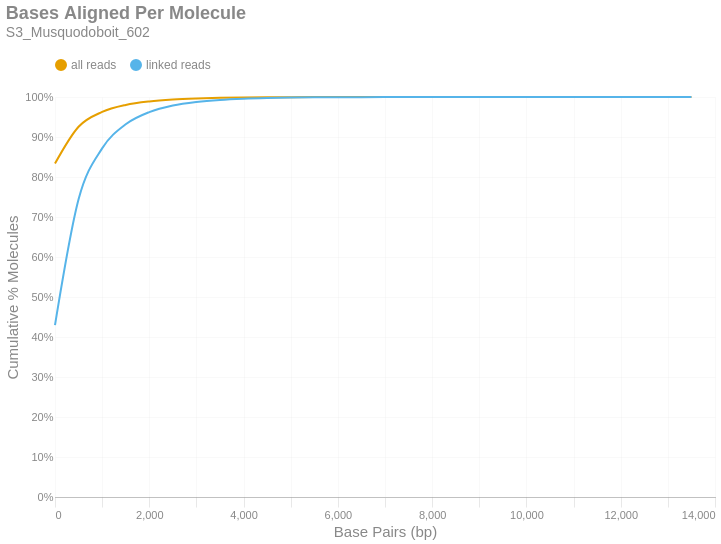

The notebook cell this image was saved under:
### Markdown cell above
### Bases Aligned Per Molecule
This is a cumulative frequency distribution showing the number of base pairs aligned per unique molecule. These data are shown in 500 bp bins. There are two distributions: one with `all reads` (yellow) and another with only `linked reads` (blue). The percent of molecules in the `linked reads` distribution is relative to the total number of linked molecules.

### Code cell
if SKIPLR:
    print_html(f"Skipped")
else:
    binned_df = consolidated_hist(valids['aligned_bp'], mask, 500, True)
    with SafeRender(binned_df):
        (
            density_plot(binned_df, 'Bases Aligned Per Molecule', samplename, 'basesper')
            .encode(
                x=alt.X('bin:Q', title="Base Pairs (bp)").axis(tickMinStep=500).scale(padding=0),
                y=alt.Y('value:Q', title='Cumulative % Molecules')
                    .axis(format='%')
                    .scale(domain = [0,1])
                    .stack(False),
                color=alt.Color("key:N").scale(domain = ["all reads", "linked reads"]),
                tooltip = [
                    alt.Tooltip("key:N", title = "Data Type"),
                    alt.Tooltip("range_label:N", title="Bases Aligned Per Molecule"),
                    alt.Tooltip("value:Q", format = ".2%", title="% Molecules (Cum.)")
                ]
            )
        ).display()

### Figure 1 — Vega-Lite specification as saved in the notebook (floating-point values rounded to 4 significant figures)
{"width": "container", "height": 400, "config": {"title": {"anchor": "start", "dy": -15, "fontSize": 18, "color": "#888888", "subtitleColor": "#888888", "subtitleFontSize": 14}, "arc": {"fill": "#0072B2"}, "axis": {"domainColor": "#888888", "domainWidth": 0.5, "gridWidth": 0.2, "grid": false, "titleFontWeight": 400, "titleFontSize": 15, "labelFontSize": 11, "labelColor": "#888888", "tickColor": "#888888", "tickWidth": 0.2, "titleColor": "#888888"}, "axisBand": {"grid": false}, "axisX": {"grid": true, "tickSize": 10, "domainCap": "round"}, "axisY": {"domain": false, "grid": true, "tickSize": 0, "domainCap": "round"}, "background": "transparent", "header": {"labelFontSize": 15, "labelColor": "#888888", "titleFontSize": 15, "titleFontWeight": 600, "titleColor": "#888888"}, "legend": {"labelFont": "sans-serif", "labelFontSize": 12, "labelColor": "#888888", "symbolSize": 100, "symbolType": "circle", "titleFontSize": 12, "titlePadding": 10, "titleColor": "#888888", "title": null, "orient": "top"}, "range": {"category": ["#E69F00", "#56B4E9", "#009E73", "#F0E442", "#0072B2", "#D55E00", "#CC79A7", "#000000"], "diverging": ["#cfe8f3", "#a2d4ec", "#73bfe2", "#46abdb", "#1696d2", "#12719e"]}, "area": {"fill": "#0072B2", "fillOpacity": 0.7, "line": true, "strokeOpacity": 0.7}, "line": {"color": "#0072B2", "stroke": "#0072B2", "strokeWidth": 2}, "trail": {"color": "#0072B2", "stroke": "#0072B2", "strokeWidth": 0, "size": 1}, "point": {"filled": true, "fillOpacity": 1.0, "size": 95}, "text": {"color": "#888888", "fontSize": 11, "align": "right", "fontWeight": 400, "size": 11}, "bar": {"fill": "#0072B2", "stroke": null}, "view": {"stroke": null, "continuousWidth": 660, "continuousHeight": 400}}, "data": {"name": "data-d878f87f53284df66c0f360058db4f08"}, "mark": {"type": "line", "interpolate": "monotone", "point": {"opacity": 0, "size": 275}}, "encoding": {"color": {"field": "key", "scale": {"domain": ["all reads", "linked reads"]}, "type": "nominal"}, "tooltip": [{"field": "key", "title": "Data Type", "type": "nominal"}, {"field": "range_label", "title": "Bases Aligned Per Molecule", "type": "nominal"}, {"field": "value", "format": ".2%", "title": "% Molecules (Cum.)", "type": "quantitative"}], "x": {"axis": {"tickMinStep": 500}, "field": "bin", "scale": {"padding": 0}, "title": "Base Pairs (bp)", "type": "quantitative"}, "y": {"axis": {"format": "%"}, "field": "value", "scale": {"domain": [0, 1]}, "stack": false, "title": "Cumulative % Molecules", "type": "quantitative"}}, "params": [{"name": "param_c36ac31b6afebe62", "select": {"type": "point", "fields": ["key"]}, "bind": "legend"}], "title": {"text": "Bases Aligned Per Molecule", "subtitle": "S3_Musquodoboit_602"}, "transform": [{"fold": ["all reads (cumsum)", "linked reads (cumsum)"]}, {"calculate": "replace(datum.key, ' (cumsum)', '')", "as": "key"}, {"filter": {"param": "param_c36ac31b6afebe62"}}], "usermeta": {"embedOptions": {"downloadFileName": "S3_Musquodoboit_602.basesper"}}, "$schema": "https://vega.github.io/schema/vega-lite/v6.1.0.json", "datasets": {"data-d878f87f53284df66c0f360058db4f08": [{"bin": "0.0", "interval": "0.0-500.0", "all reads": 0.8335, "linked reads": 0.4296, "all reads (cumsum)": 0.8335, "linked reads (cumsum)": 0.4296, "range_label": "0-499"}, {"bin": "500.0", "interval": "500.0-1000.0", "all reads": 0.09199, "linked reads": 0.3145, "all reads (cumsum)": 0.9255, "linked reads (cumsum)": 0.7442, "range_label": "500-999"}, {"bin": "1000.0", "interval": "1000.0-1500.0", "all reads": 0.0371, "linked reads": 0.1274, "all reads (cumsum)": 0.9626, "linked reads (cumsum)": 0.8716, "range_label": "1000-1499"}, {"bin": "1500.0", "interval": "1500.0-2000.0", "all reads": 0.01752, "linked reads": 0.0602, "all reads (cumsum)": 0.9802, "linked reads (cumsum)": 0.9318, "range_label": "1500-1999"}, {"bin": "2000.0", "interval": "2000.0-2500.0", "all reads": 0.008839, "linked reads": 0.03037, "all reads (cumsum)": 0.989, "linked reads (cumsum)": 0.9622, "range_label": "2000-2499"}, {"bin": "2500.0", "interval": "2500.0-3000.0", "all reads": 0.0048, "linked reads": 0.01649, "all reads (cumsum)": 0.9938, "linked reads (cumsum)": 0.9787, "range_label": "2500-2999"}, {"bin": "3000.0", "interval": "3000.0-3500.0", "all reads": 0.0026, "linked reads": 0.008933, "all reads (cumsum)": 0.9964, "linked reads (cumsum)": 0.9876, "range_label": "3000-3499"}, {"bin": "3500.0", "interval": "3500.0-4000.0", "all reads": 0.001513, "linked reads": 0.0052, "all reads (cumsum)": 0.9979, "linked reads (cumsum)": 0.9928, "range_label": "3500-3999"}, {"bin": "4000.0", "interval": "4000.0-4500.0", "all reads": 0.0008583, "linked reads": 0.002949, "all reads (cumsum)": 0.9988, "linked reads (cumsum)": 0.9957, "range_label": "4000-4499"}, {"bin": "4500.0", "interval": "4500.0-5000.0", "all reads": 0.0004972, "linked reads": 0.001709, "all reads (cumsum)": 0.9993, "linked reads (cumsum)": 0.9975, "range_label": "4500-4999"}, {"bin": "5000.0", "interval": "5000.0-5500.0", "all reads": 0.0002946, "linked reads": 0.001012, "all reads (cumsum)": 0.9996, "linked reads (cumsum)": 0.9985, "range_label": "5000-5499"}, {"bin": "5500.0", "interval": "5500.0-6000.0", "all reads": 0.0001796, "linked reads": 0.0006172, "all reads (cumsum)": 0.9997, "linked reads (cumsum)": 0.9991, "range_label": "5500-5999"}, {"bin": "6000.0", "interval": "6000.0-6500.0", "all reads": 0.0001101, "linked reads": 0.0003782, "all reads (cumsum)": 0.9998, "linked reads (cumsum)": 0.9995, "range_label": "6000-6499"}, {"bin": "6500.0", "interval": "6500.0-7000.0", "all reads": 5.957e-05, "linked reads": 0.0002047, "all reads (cumsum)": 0.9999, "linked reads (cumsum)": 0.9997, "range_label": "6500-6999"}, {"bin": "7000.0", "interval": "7000.0-7500.0", "all reads": 3.451e-05, "linked reads": 0.0001186, "all reads (cumsum)": 0.9999, "linked reads (cumsum)": 0.9998, "range_label": "7000-7499"}, {"bin": "7500.0", "interval": "7500.0-8000.0", "all reads": 2.288e-05, "linked reads": 7.863e-05, "all reads (cumsum)": 1.0, "linked reads (cumsum)": 0.9999, "range_label": "7500-7999"}, {"bin": "8000.0", "interval": "8000.0-8500.0", "all reads": 1.071e-05, "linked reads": 3.682e-05, "all reads (cumsum)": 1.0, "linked reads (cumsum)": 0.9999, "range_label": "8000-8499"}, {"bin": "8500.0", "interval": "8500.0-9000.0", "all reads": 1.053e-05, "linked reads": 3.619e-05, "all reads (cumsum)": 1.0, "linked reads (cumsum)": 0.9999, "range_label": "8500-8999"}, {"bin": "9000.0", "interval": "9000.0-9500.0", "all reads": 7.628e-06, "linked reads": 2.621e-05, "all reads (cumsum)": 1.0, "linked reads (cumsum)": 1.0, "range_label": "9000-9499"}, {"bin": "9500.0", "interval": "9500.0-10000.0", "all reads": 4.359e-06, "linked reads": 1.498e-05, "all reads (cumsum)": 1.0, "linked reads (cumsum)": 1.0, "range_label": "9500-9999"}, {"bin": "10000.0", "interval": "10000.0-10500.0", "all reads": 1.816e-06, "linked reads": 6.24e-06, "all reads (cumsum)": 1.0, "linked reads (cumsum)": 1.0, "range_label": "10000-10499"}, {"bin": "10500.0", "interval": "10500.0-11000.0", "all reads": 1.271e-06, "linked reads": 4.368e-06, "all reads (cumsum)": 1.0, "linked reads (cumsum)": 1.0, "range_label": "10500-10999"}, {"bin": "11000.0", "interval": "11000.0-11500.0", "all reads": 1.453e-06, "linked reads": 4.992e-06, "all reads (cumsum)": 1.0, "linked reads (cumsum)": 1.0, "range_label": "11000-11499"}, {"bin": "11500.0", "interval": "11500.0-12000.0", "all reads": 7.264e-07, "linked reads": 2.496e-06, "all reads (cumsum)": 1.0, "linked reads (cumsum)": 1.0, "range_label": "11500-11999"}, {"bin": "12000.0", "interval": "12000.0-12500.0", "all reads": 3.632e-07, "linked reads": 1.248e-06, "all reads (cumsum)": 1.0, "linked reads (cumsum)": 1.0, "range_label": "12000-12499"}, {"bin": "12500.0", "interval": "12500.0-13000.0", "all reads": 1.816e-07, "linked reads": 6.24e-07, "all reads (cumsum)": 1.0, "linked reads (cumsum)": 1.0, "range_label": "12500-12999"}, {"bin": "13000.0", "interval": "13000.0-13500.0", "all reads": 1.816e-07, "linked reads": 6.24e-07, "all reads (cumsum)": 1.0, "linked reads (cumsum)": 1.0, "range_label": "13000-13499"}, {"bin": "13500.0", "interval": "13500.0-14000.0", "all reads": 1.816e-07, "linked reads": 6.24e-07, "all reads (cumsum)": 1.0, "linked reads (cumsum)": 1.0, "range_label": "13500-13999"}]}}
